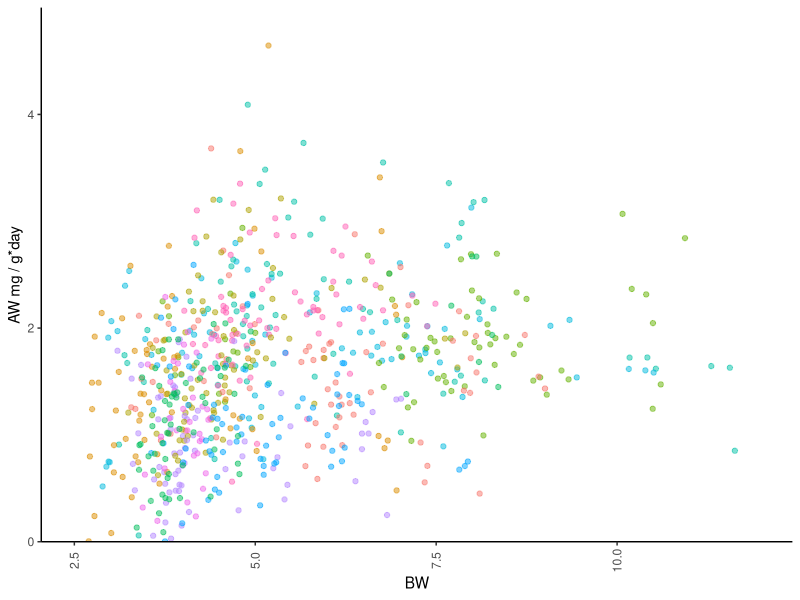
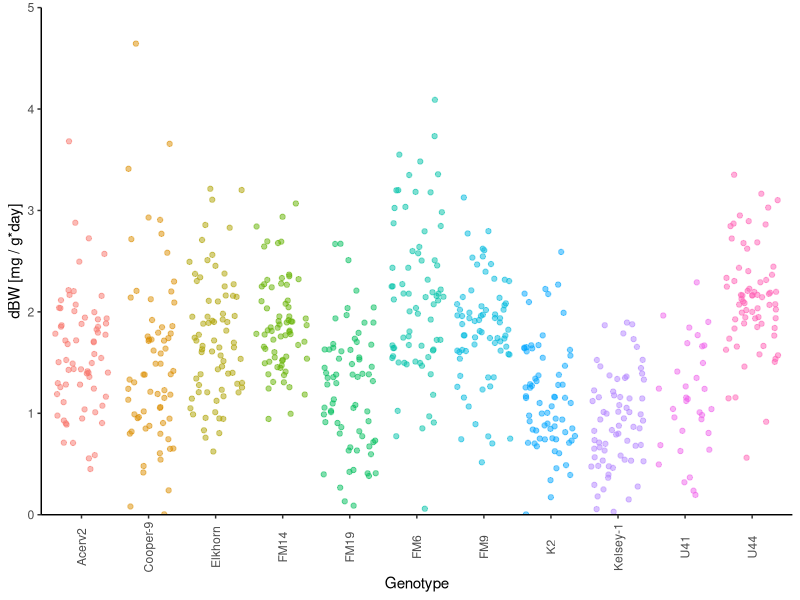
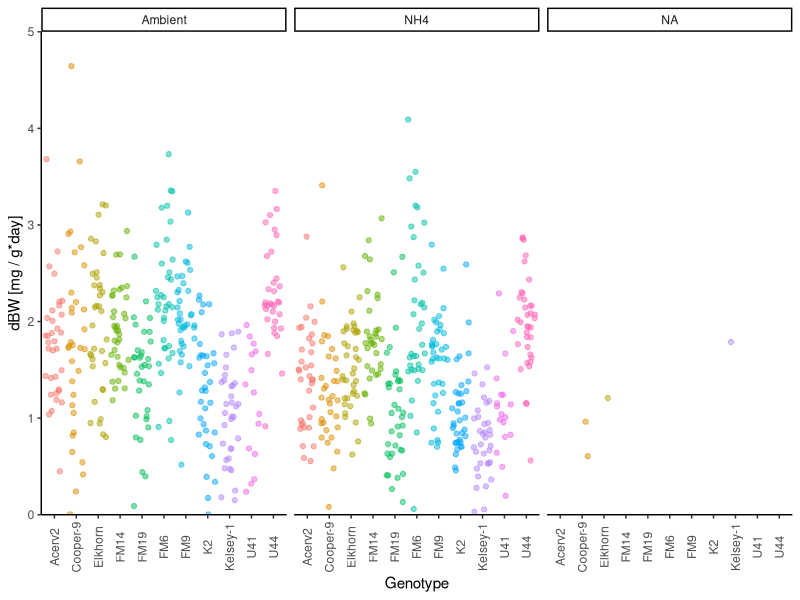
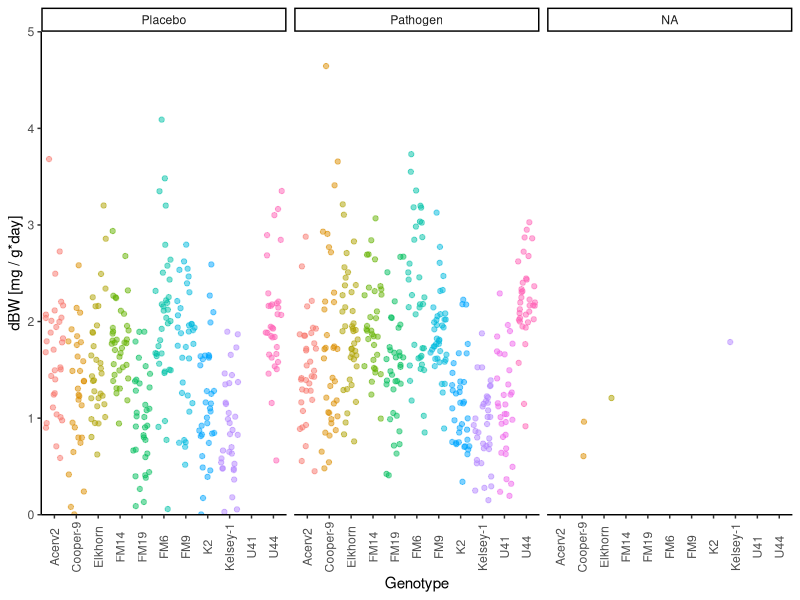
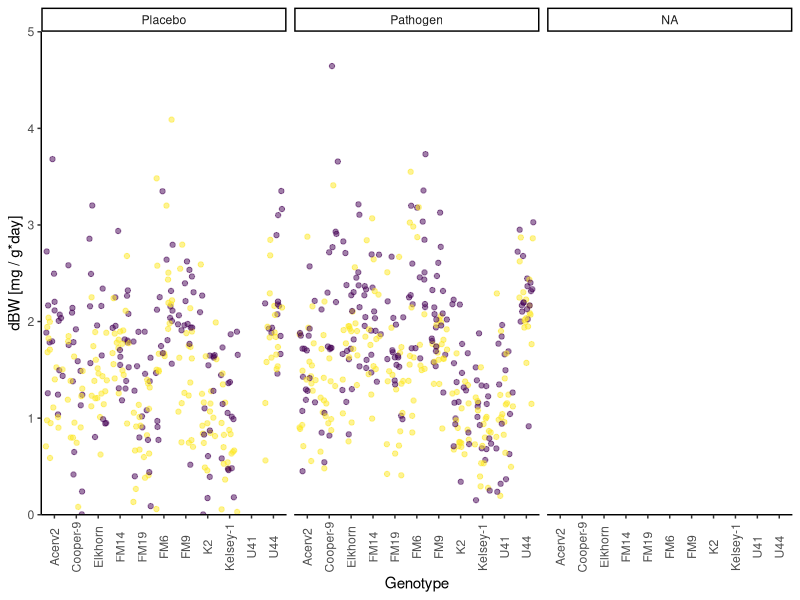
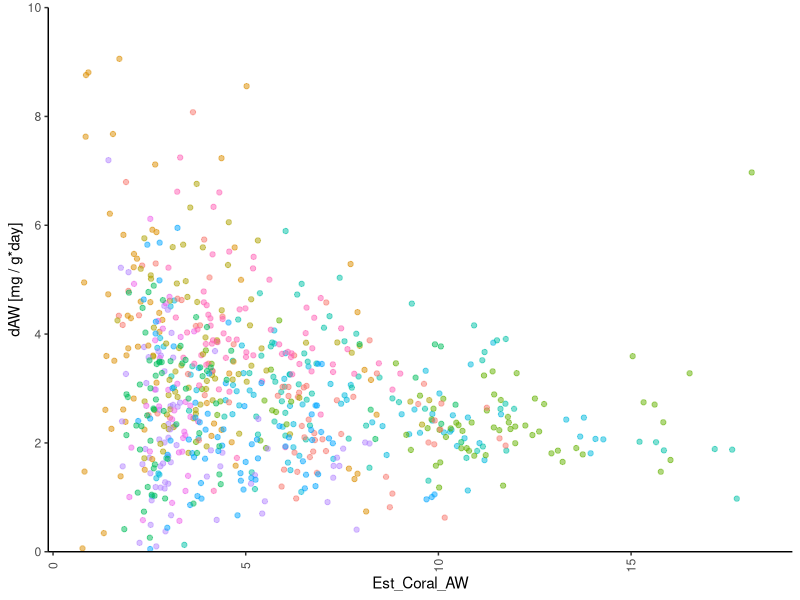
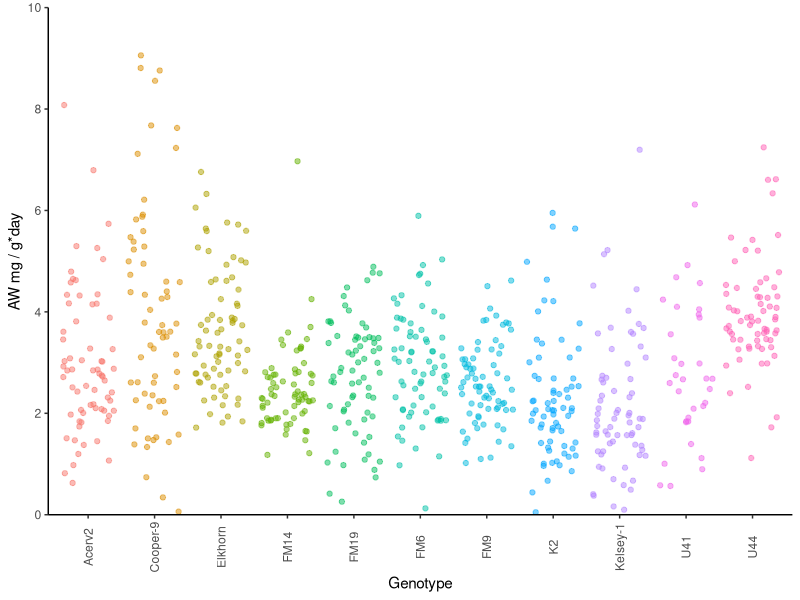
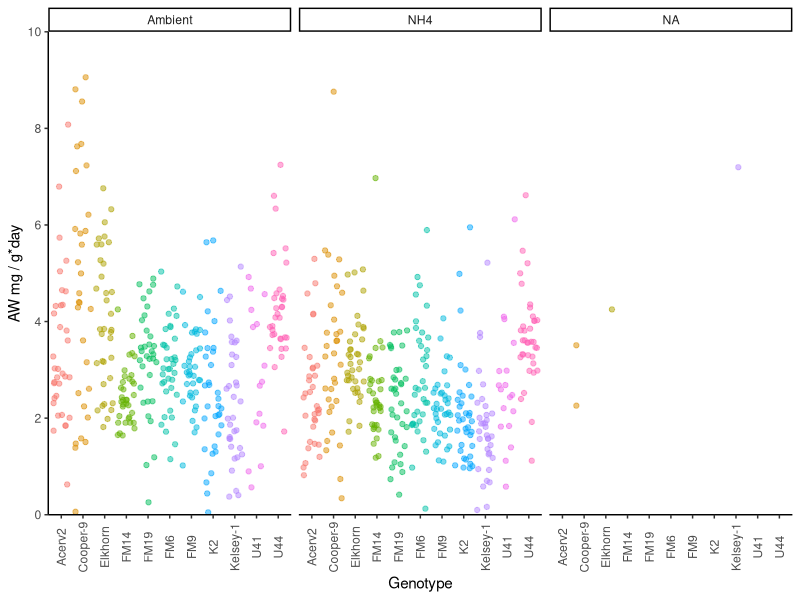

Source code (R) for these figures, in order:
## ---- chunk 1
knitr::opts_chunk$set(echo = TRUE, warning=FALSE, message=FALSE) 
                      #fig.width=4, fig.height=3 )
## ---- chunk 2

# Libraries
  library(reshape2)
  library(tidyverse)

# Graphs

theme_set (theme_classic() + theme(panel.grid.major = element_blank(),
                              panel.grid.minor = element_blank(), 
                              axis.line = element_line(colour = "black"),
                              legend.position="none",
                              axis.text.x = element_text(angle = 90, vjust = 0.5),
                              plot.title = element_text(size=12, face="bold"),
                              #panel.border = element_rect(colour = "black", fill=NA, size=1)
                              panel.border = element_blank()
                              ))

    
# Data    
  # Fragment list
  #CurrentFragments<-read.csv("8.Metadata/Frag_assignments.csv", header = T)

  # Collection information
  #Location<-read.csv("8.Metadata/Genotypes.csv", header = T)
## ---- chunk 3

# Treatment Info
  Treatment<-read.csv("Data/Treatments.csv")
  #duplicated(Treatment$Tag)
  Treatment<-Treatment[!duplicated(Treatment$Tag), ]
  #duplicated(Tags$Tag)
  summary(Treatment)

# Tags weight
  Tags<-read.csv("Data/Tags_W.csv")
  #duplicated(Tags$Tag)
  Tags<-Tags[!duplicated(Tags$Tag), ]
  #duplicated(Tags$Tag)
  summary(Tags)
  
  Tags$SW_den<-(999.842594+0.06793952*(Tags$Temperature)-0.00909529*(Tags$Temp)^2+0.0001001685*
    (Tags$Temperature)^3-0.000001120083*(Tags$Temperature)^4+0.000000006536332*(Tags$Temp)^5+(0.824493-0.0040899*
    (Tags$Temperature)+0.000076438*(Tags$Temperature)^2-0.00000082467*(Tags$Temperature)^3+0.0000000053875*
    (Tags$Temperature)^4)*(Tags$Salinity)+(-0.00572466+0.00010227*(Tags$Temperature)-0.0000016546*
    (Tags$Temperature)^2)* (Tags$Salinity)^1.5+0.00048314*(Tags$Salinity)^2)*0.001
  
   #Tags$Estimated_Density<-(-Tags$SW_den/((Tags$T_BW/Tags$T_AW)-1))
   
  Tags %>%
      group_by(T_Type) %>%
      summarise_at(vars(T_AW, T_BW), funs(mean(., na.rm=TRUE)))

## ---- chunk 4

# 1. BW data
  BW_Tall<-read.csv("Data/BW_ Long_data.csv")
  
  #BW_Tall$Estimated.W.density[BW_Tall$Estimated.W.density == "#VALUE!" ] <-NA
  #BW_Tall$Estimated.W.density<-as.numeric(as.character(BW_Tall$Estimated.W.density))
  
  #BW_Tall$Estimated_AW [BW_Tall$Estimated_AW == "#VALUE!" ] <-NA
  #BW_Tall$Estimated_AW<-as.numeric(as.character(BW_Tall$Estimated_AW))
  
# 2. Data clean-up an types: 
  
  # Variable types 
    #BW_Tall$Time <- as.factor(BW_Tall$Time)
    #BW_Tall$Time<-as.numeric(BW_Tall$Time)
    BW_Tall$Date<-as.Date(BW_Tall$Date, "%Y-%m-%d")
    BW_Tall$Day<-(as.numeric(BW_Tall$Date)-18486)
  
  # Remove-unused data    
    #Extras <- BW_Tall[which (BW_Tall$Nutrients=="Extra"), ]
    #BW_Tall <- droplevels(BW_Tall[!rownames(BW_Tall) %in%
    #                                   rownames(Extras), ])

# 3. Merge with treatments
    BW_Tall<-plyr::join(BW_Tall, Treatment, by = "Tag", 
                type = "left", match = "all")

    BW_Tall<-plyr::join(BW_Tall, Tags, by = "Tag", 
                type = "left", match = "all")
    
    BW_Tall$Nutrients<-factor(BW_Tall$Nutrients, 
                             levels= c("Ambient", "NH4"), ordered=TRUE)
    BW_Tall$Disease<-factor(BW_Tall$Disease, 
                             levels= c("Placebo", "Pathogen"), ordered=TRUE)

# 4. Replicates
    BW_Tall$Tank<-factor(BW_Tall$Tank, ordered=FALSE)
    BW_Tall$Genotype<-factor(BW_Tall$Genotype, ordered=FALSE)

    summary(BW_Tall)

## ---- chunk 5
    
BW.data<-BW_Tall[order(BW_Tall$Tag), ]

# 3. Calculate days bw BW data points
BW.data<-BW.data %>%
  group_by(Tag) %>%
  dplyr::mutate(Days = Day - lag(Day, default = Day[1]))

# 4. Calculate change in BW bw data points
BW.data<-BW.data %>%
  group_by(Tag) %>%
  dplyr::mutate(dBW = BW - lag(BW, default = BW[1]))

BW.data<-BW.data %>%
  group_by(Tag) %>%
  dplyr::mutate(dBW_r = dBW/(Days*lag(BW, default = BW[1])))

BW.data<-BW.data %>%
  group_by(Tag) %>%
  dplyr::mutate(dBW_r = dBW/(Days*lag(BW, default = BW[1])))

BW.data$dBW_r<-BW.data$dBW_r*1000

summary(BW.data)
## ---- chunk 6
SizeBiasCheck<- ggplot(BW.data, aes (BW, dBW_r, colour=factor(Genotype))) +
  #geom_smooth(method = "lm")+
  geom_jitter(alpha=0.5) + 
  scale_y_continuous(limits = c(0, 5),
                         breaks = seq(0, 6,2),  
                         expand = c(0, 0),
                         name=("AW mg / g*day"))
SizeBiasCheck
## ---- chunk 7
 
BW_Genet<- ggplot(BW.data, aes (Genotype, dBW_r, colour=factor(Genotype))) +
  stat_summary(fun.data = "mean_cl_boot",geom = "errorbar", width = 0.2 )+
  stat_summary(fun.y=mean, geom="line") + 
  geom_jitter(alpha=0.5) +
  scale_y_continuous(limits = c(0, 5),
                         breaks = seq(0, 5,1),  
                         expand = c(0, 0),
                         name=("dBW [mg / g*day]"))
  
BW_Genet
BW_Genet+ facet_wrap(~Nutrients)
BW_Genet+ facet_wrap(~Disease)
#BW_Genet+ facet_wrap(Nutrients~Disease)
## ---- chunk 8
BW_Bias<- ggplot(BW.data, aes (Genotype, dBW_r, colour=factor(Nutrients))) +
  stat_summary(fun.data = "mean_cl_boot",geom = "errorbar", width = 0.2 )+
  stat_summary(fun.y=mean, geom="line") + 
  geom_jitter(alpha=0.5) +
  scale_y_continuous(limits = c(0, 5),
                         breaks = seq(0, 5,1),  
                         expand = c(0, 0),
                         name=("dBW [mg / g*day]"))
BW_Bias + facet_grid(~Disease)

## ---- chunk 9

# 1. Coral BW
  BW.data$Coral_BW<-(BW.data$BW)-(BW.data$T_BW)

# 2. Water density

  BW.data$SW_den<-(999.842594+0.06793952*(BW.data$Temp)-0.00909529*(BW.data$Temp)^2+0.0001001685*
    (BW.data$Temp)^3-0.000001120083*(BW.data$Temp)^4+0.000000006536332*(BW.data$Temp)^5+(0.824493-0.0040899*
    (BW.data$Temp)+0.000076438*(BW.data$Temp)^2-0.00000082467*(BW.data$Temp)^3+0.0000000053875*(BW.data$Temp)^4)*
    (BW.data$Salinity)+(-0.00572466+0.00010227*(BW.data$Temp)-0.0000016546*(BW.data$Temp)^2)*
    (BW.data$Salinity)^1.5+0.00048314*(BW.data$Salinity)^2)*0.001
    
# 3. Coral air weight
  BW.data$Est_Coral_AW<-(BW.data$Coral_BW)*(1/(1-(BW.data$SW_den)/2.4))
  
# 4. Calculate change in AW bw data points
  BW.data<-BW.data %>%
    dplyr::group_by(Tag) %>%
    dplyr::mutate(dAW = Est_Coral_AW - lag(Est_Coral_AW, default = Est_Coral_AW[1]))

BW.data<-BW.data %>%
  group_by(Tag) %>%
  dplyr::mutate(dAW_r = dAW/(Days*lag(Est_Coral_AW, default = Est_Coral_AW[1])))


BW.data$dAW_r<-BW.data$dAW_r*1000

summary(BW.data)

## ---- chunk 10
SizeBiasCheck<- ggplot(BW.data, aes (Est_Coral_AW, dAW_r, colour=factor(Genotype))) +
  #stat_summary(fun.data = "mean_cl_boot",geom = "errorbar", width = 0.2 )+
  #stat_summary(fun.y=mean, geom="line") + 
  geom_jitter(alpha=0.5) + 
  scale_y_continuous(limits = c(0, 10),
                         breaks = seq(0, 10,2),  
                         expand = c(0, 0),
                         name=("dAW [mg / g*day]"))
SizeBiasCheck
## ---- chunk 11
 
AW_Genet<- ggplot(BW.data, aes (Genotype, dAW_r, colour=factor(Genotype))) +
  stat_summary(fun.data = "mean_cl_boot",geom = "errorbar", width = 0.2 )+
  stat_summary(fun.y=mean, geom="line") + 
  theme(legend.position = "none")+
  geom_jitter(alpha=0.5) + 
  scale_y_continuous(limits = c(0, 10),
                         breaks = seq(0, 10,2),  
                         expand = c(0, 0),
                         name=("AW mg / g*day"))
 
AW_Genet
AW_Genet+ facet_wrap(~Nutrients)
AW_Genet+ facet_wrap(~Disease)
#AW_Genet+ facet_wrap(Nutrients~Disease)
## ---- chunk 12
AW_Bias<- ggplot(BW.data, aes (Genotype, dAW_r, colour=factor(Nutrients))) +
  stat_summary(fun.data = "mean_cl_boot",geom = "errorbar", width = 0.2 )+
  stat_summary(fun.y=mean, geom="line") + 
  geom_jitter(alpha=0.5) +
  scale_y_continuous(limits = c(0, 5),
                         breaks = seq(0, 5,1),  
                         expand = c(0, 0),
                         name=("dBW [mg / g*day]"))
AW_Bias + facet_grid(~Disease)

## ---- chunk 13
# Creates bibliography 
#knitr::write_bib(c(.packages()), "packages.bib")
